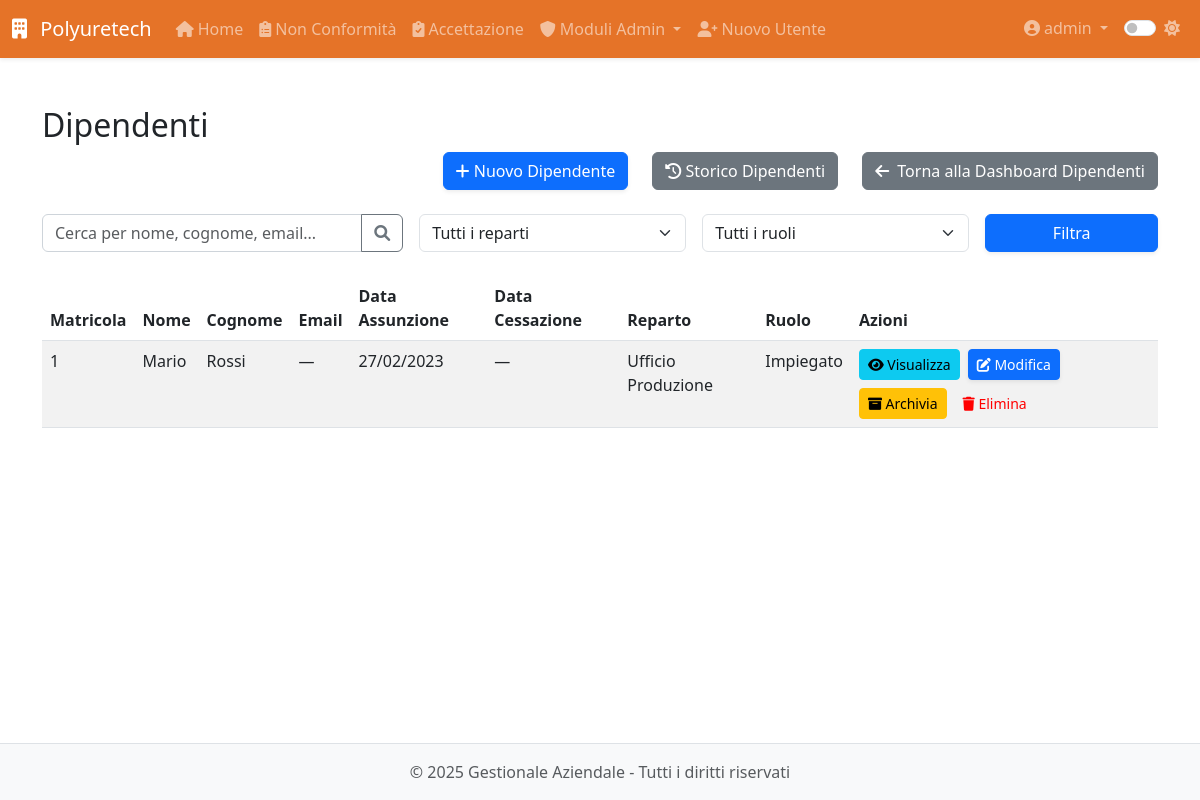
The page /modulo8/modulo8/dipendenti (signed in) on the database as committed earlier.
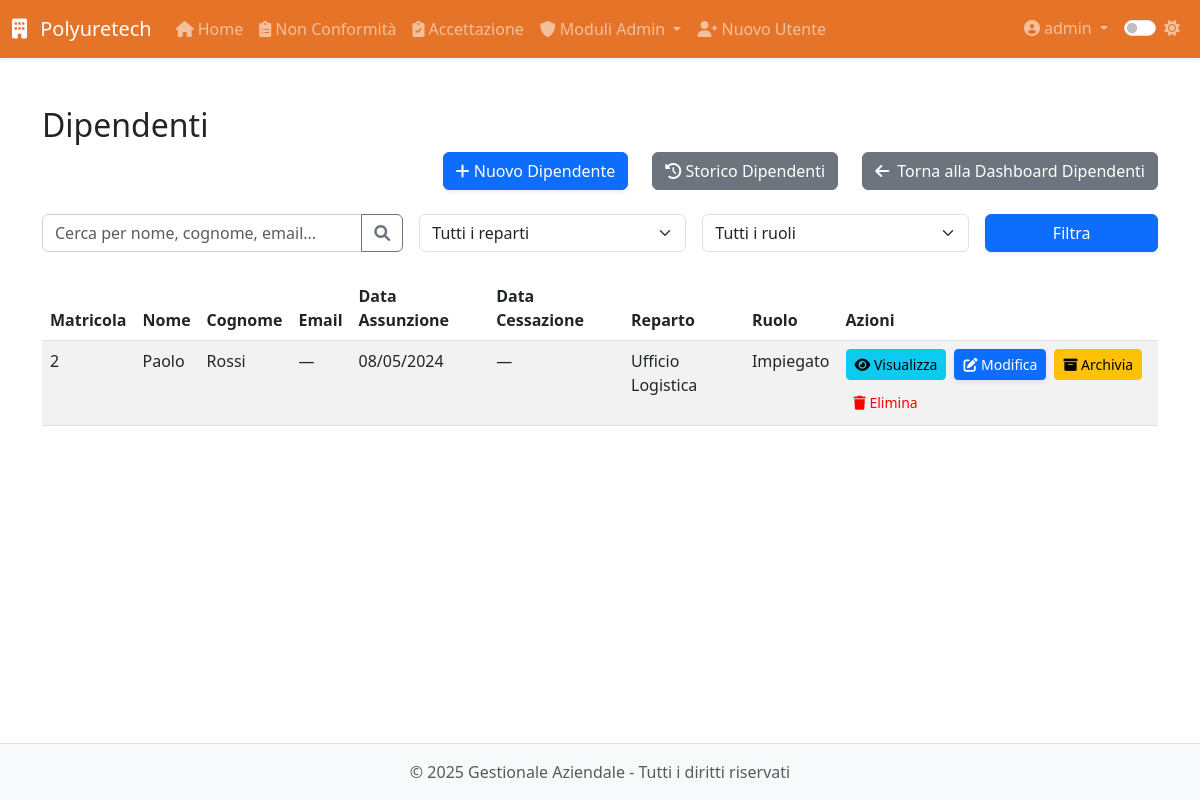
The same page on the database as committed later.
### app/models.py (models this page shows, shortened)
class User(UserMixin, db.Model):
    __tablename__ = 'users'
    id = db.Column(db.Integer, primary_key=True)
    username = db.Column(db.String(64), unique=True, nullable=False, index=True)
    email = db.Column(db.String(120))
    password_hash = db.Column(db.String(128), nullable=False)
    role = db.Column(db.String(20), default='operatore')  # 'operatore' o 'admin'
    created_at = db.Column(db.DateTime, default=datetime.utcnow)
    last_login = db.Column(db.DateTime)
    is_active = db.Column(db.Boolean, default=True)
    modulo1_entries = db.relationship('Modulo1Entry',
                               backref='author',
                               lazy='dynamic',
                               foreign_keys='Modulo1Entry.user_id')
    modulo5_entries = db.relationship('Modulo5Entry',
                               backref='author',
                               lazy='dynamic',
                               foreign_keys='Modulo5Entry.user_id')
    def is_admin(self):
        return self.role == 'admin'

class Dipendente(db.Model):
    __tablename__ = 'dipendente'
    id = db.Column(db.Integer, primary_key=True)
    nome = db.Column(db.String(100), nullable=False)
    cognome = db.Column(db.String(100), nullable=False)
    data_nascita = db.Column(db.Date, nullable=False)
    luogo_nascita = db.Column(db.String(100), nullable=False)
    provincia_nascita = db.Column(db.String(2), nullable=False)
    codice_fiscale = db.Column(db.String(16))
    email = db.Column(db.String(120))
    telefono = db.Column(db.String(20))
    matricola = db.Column(db.String(20), unique=True)
    reparto = db.Column(db.String(100))
    ruolo = db.Column(db.String(100))
    data_assunzione_somministrazione = db.Column(db.Date)
    agenzia_somministrazione = db.Column(db.String(100))
    data_assunzione_indeterminato = db.Column(db.Date)
    legge_104 = db.Column(db.Boolean, default=False)
    donatore_avis = db.Column(db.Boolean, default=False)
    indirizzo_residenza = db.Column(db.String(200))
    citta_residenza = db.Column(db.String(100))
    provincia_residenza = db.Column(db.String(2))
    cap_residenza = db.Column(db.String(5))
    data_cessazione = db.Column(db.Date)
    note = db.Column(db.Text)
    archiviato = db.Column(db.Boolean, default=False)
    created_by_id = db.Column(db.Integer, db.ForeignKey('users.id'))
    created_by = db.relationship('User', backref='dipendenti_creati')
    competenze = db.relationship('Competenza',
                               secondary='dipendente_competenza',
                               backref=db.backref('dipendenti', lazy='dynamic'))
    competenze_associate = db.relationship('DipendenteCompetenza',
                                         back_populates='dipendente',
                                         overlaps="competenze,dipendenti")
    vestiario = db.relationship('Inventory',
                              secondary='prelievi_vestiario',
                              backref='dipendenti')
    performance = db.relationship('Performance', back_populates='dipendente', cascade='all, delete-orphan')
    partecipazioni_corsi = db.relationship('PartecipazioneCorso', backref='dipendente', lazy=True)
    corsi_sicurezza = db.relationship('CorsoSicurezza', secondary='dipendente_corso_sicurezza',
                                    backref=db.backref('dipendenti', lazy=True))
    @property
    def data_cessazione_date(self):
        return self.data_cessazione.date() if self.data_cessazione else None

### app/routes/modulo8.py (the view, shortened to what this page needs)
@modulo8.route('/modulo8/dipendenti')
@login_required
@admin_required
def dipendenti():
    search = request.args.get('search', '')
    reparto = request.args.get('reparto', '')
    ruolo = request.args.get('ruolo', '')
    query = Dipendente.query.filter_by(archiviato=False)
    if reparto:
        query = query.filter(Dipendente.reparto == reparto)
    if ruolo:
        query = query.filter(Dipendente.ruolo == ruolo)
    dipendenti = query.order_by(Dipendente.nome).all()
    reparti = db.session.query(Dipendente.reparto).distinct().filter(Dipendente.reparto.isnot(None)).all()
    reparti = [r[0] for r in reparti]
    ruoli = db.session.query(Dipendente.ruolo).distinct().filter(Dipendente.ruolo.isnot(None)).all()
    ruoli = [r[0] for r in ruoli]
    now = datetime.utcnow()
    return render_template(
        'modulo8/dipendenti.html',
        dipendenti=dipendenti,
        now=now,
        reparti=reparti,
        ruoli=ruoli
    )

### app/models.py (called while the page is built)
@login_manager.user_loader
def load_user(id):
    return User.query.get(int(id))

### app/utils.py (called while the page is built)
def admin_required(f):
    @wraps(f)
    def decorated_function(*args, **kwargs):
        if not current_user.is_authenticated or not current_user.is_admin():
            abort(403)  # Accesso negato
        return f(*args, **kwargs)
    return decorated_function

### app/templates/modulo8/dipendenti.html (shortened to what this page needs)
{% extends 'base.html' %}
{% block content %}
<div class="module-view">
  <h2>Dipendenti</h2>
  <div class="d-flex justify-content-end gap-4 mb-4">
    <a href="{{ url_for('modulo8.nuovo_dipendente') }}" class="btn btn-primary">
      <i class="fas fa-plus"></i> Nuovo Dipendente
    </a>
    <a href="{{ url_for('modulo8.storico_dipendenti') }}" class="btn btn-secondary">
      <i class="fas fa-history"></i> Storico Dipendenti
    </a>
    <a href="{{ url_for('modulo8.dashboard') }}" class="btn btn-secondary">
      <i class="fas fa-arrow-left me-1"></i> Torna alla Dashboard Dipendenti
  </a>
  </div>
  <div class="search-container mb-4">
    <form action="{{ url_for('modulo8.dipendenti') }}" method="GET" class="row g-3">
      <div class="col-md-4">
        <div class="input-group">
          <input type="text" class="form-control" name="search" placeholder="Cerca per nome, cognome, email..." value="{{ request.args.get('search', '') }}">
          <button class="btn btn-outline-secondary" type="submit">
            <i class="fas fa-search"></i>
          </button>
        </div>
      </div>
      <div class="col-md-3">
        <select class="form-select" name="reparto">
          <option value="">Tutti i reparti</option>
        </select>
      </div>
      <div class="col-md-3">
        <select class="form-select" name="ruolo">
          <option value="">Tutti i ruoli</option>
        </select>
      </div>
      <div class="col-md-2">
        <button type="submit" class="btn btn-primary w-100">Filtra</button>
      </div>
    </form>
  </div>
  <table class="table table-striped">
    <thead>
      <tr>
        <th>Matricola</th>
        <th>Nome</th>
        <th>Cognome</th>
        <th>Email</th>
        <th>Data Assunzione</th>
        <th>Data Cessazione</th>
        <th>Reparto</th>
        <th>Ruolo</th>
        <th>Azioni</th>
      </tr>
    </thead>
    <tbody>
      {% for dip in dipendenti %}
      <tr>
        <td>{{ dip.matricola or '—' }}</td>
        <td>{{ dip.nome }}</td>
        <td>{{ dip.cognome }}</td>
        <td>{{ dip.email or '—' }}</td>
        <td>
          {% if dip.data_assunzione_indeterminato %}
            {{ dip.data_assunzione_indeterminato.strftime('%d/%m/%Y') }}
          {% elif dip.data_assunzione_somministrazione %}
            {{ dip.data_assunzione_somministrazione.strftime('%d/%m/%Y') }}
          {% else %}
            —
          {% endif %}
        </td>
        <td>{{ dip.data_cessazione_date.strftime('%d-%m-%Y') if dip.data_cessazione_date else '—' }}</td>
        <td>{{ dip.reparto or '—' }}</td>
        <td>{{ dip.ruolo or '—' }}</td>
        <td>
          <div class="d-flex gap-2 flex-wrap">
            <a href="{{ url_for('modulo8.profilo_dipendente', id=dip.id) }}" class="btn btn-sm btn-info">
              <i class="fas fa-eye"></i> Visualizza
            </a>
            <a href="{{ url_for('modulo8.modifica_dipendente_step', id=dip.id) }}" class="btn btn-sm btn-primary">
              <i class="fas fa-edit"></i> Modifica
            </a>
            <button type="button" class="btn btn-sm btn-warning" data-bs-toggle="modal" data-bs-target="#archiveModal{{ dip.id }}">
              <i class="fas fa-archive"></i> Archivia
            </button>
            <button type="button" class="btn btn-sm btn-danger" data-bs-toggle="modal" data-bs-target="#deleteModal{{ dip.id }}">
              <i class="fas fa-trash"></i> Elimina
            </button>
          </div>
        </td>
      </tr>
      {% endfor %}
    </tbody>
  </table>
</div>
{% endblock %}

### app/templates/base.html (shortened to what this page needs)
<!DOCTYPE html>
<html lang="it">
<head>
    <link href="https://cdn.jsdelivr.net/npm/bootstrap@5.3.0-alpha1/dist/css/bootstrap.min.css" rel="stylesheet">
    <link rel="stylesheet" href="https://cdnjs.cloudflare.com/ajax/libs/font-awesome/6.0.0/css/all.min.css">
    <link id="theme-style" rel="stylesheet" href="{{ url_for('static', filename='css/theme-' + theme + '.css') }}">
    <link rel="stylesheet" href="{{ url_for('static', filename='css/style.css') }}">
    <link rel="stylesheet" href="{{ url_for('static', filename='css/modulo8.css') }}">
</head>
<body>
    <header class="navbar navbar-expand-lg navbar-dark bg-primary sticky-top shadow-sm">
        <div class="container-fluid">
            <a class="navbar-brand" href="{{ url_for('dashboard.index') }}">
                <i class="fas fa-building me-2"></i> Polyuretech
            </a>
            <div class="collapse navbar-collapse" id="navbarMain">
                {% if current_user.is_authenticated %}
                <ul class="navbar-nav me-auto">
                    <li class="nav-item">
                        <a class="nav-link" href="{{ url_for('dashboard.index') }}">
                            <i class="fas fa-home me-1"></i>Home
                        </a>
                    </li>
                    <li class="nav-item">
                        <a class="nav-link" href="{{ url_for('modulo1.index') }}">
                            <i class="fas fa-clipboard-list me-1"></i>Non Conformità
                        </a>
                    </li>
                    <li class="nav-item">
                        <a class="nav-link" href="{{ url_for('modulo5.index') }}">
                            <i class="fas fa-clipboard-check me-1"></i>Accettazione
                        </a>
                    </li>
                    {% if current_user.is_admin() %}
                    <li class="nav-item dropdown">
                        <a class="nav-link dropdown-toggle" href="#" id="adminModulesDropdown" data-bs-toggle="dropdown">
                            <i class="fas fa-shield-alt me-1"></i>Moduli Admin
                        </a>
                    </li>
                    <li class="nav-item">
                        <a class="nav-link" href="{{ url_for('auth.register') }}">
                            <i class="fas fa-user-plus me-1"></i>Nuovo Utente
                        </a>
                    </li>
                    {% endif %}
                </ul>
                <ul class="navbar-nav ms-auto">
                    <li class="nav-item dropdown">
                        <a class="nav-link dropdown-toggle" href="#" id="userDropdown" data-bs-toggle="dropdown">
                            <i class="fas fa-user-circle me-1"></i>{{ current_user.username }}
                        </a>
                    </li>
                    <li class="nav-item">
                        <div class="nav-link">
                            <div class="form-check form-switch">
                                <input class="form-check-input" type="checkbox" id="darkModeToggle" {% if theme == 'dark' %}checked{% endif %}>
                                <label class="form-check-label" for="darkModeToggle">
                                    <i id="theme-icon" class="fas {% if theme == 'dark' %}fa-moon{% else %}fa-sun{% endif %}"></i>
                                </label>
                            </div>
                        </div>
                    </li>
                </ul>
                {% endif %}
            </div>
        </div>
    </header>
    <main class="container py-4">
        {% block content %}{% endblock %}
    </main>
    <footer class="footer mt-auto py-3 bg-light">
        <div class="container text-center">
            <span class="text-muted">&copy; {{ current_year }} {{ app_name }} - Tutti i diritti riservati</span>
        </div>
    </footer>
</body>
</html>

### app/static/css/theme-light.css (style rules this page uses)
:root { --primary-color: #e05a00d7; --secondary-color: #6c757d; --bg-color: #ffffff; --text-color: #212529; --border-color: #dee2e6; --hover-bg: #f8f9fa; --card-bg: #ffffff; --card-border: #e9ecef; --input-bg: #ffffff; --input-border: #ced4da; --footer-bg: #f8f9fa; --footer-text: #6c757d; --bs-primary-rgb: 0, 0, 0; --bs-success-rgb: 1, 150, 20; --bs-info-rgb: 0, 0, 255; --bs-purple-rgb: 128, 0, 128; --bs-orange-rgb: 255, 165, 0; --bs-teal-rgb: 180, 180, 180; --bs-warning-rgb: 255, 255, 0; --bs-danger-rgb: 255, 0, 0; --bs-btn-bg: #ffffff; }
body { background-color: var(--bg-color); color: var(--text-color); transition: all 0.3s ease; }
.navbar-dark { background-color: var(--primary-color) !important; }
.form-control { background-color: var(--input-bg); border-color: var(--input-border); color: var(--text-color); }
.footer { background-color: var(--footer-bg) !important; color: var(--footer-text); border-top: 1px solid var(--border-color); }
.table { color: var(--text-color); }
.table-striped tbody tr:nth-of-type(odd) { background-color: rgba(0, 0, 0, 0.05); }
.btn-danger { background-color: var(--bs-danger-rgb); color: #ff0000; border: none; }

### app/static/css/style.css (style rules this page uses)
body { display: flex; flex-direction: column; min-height: 100vh; }
main { flex: 1; }
.btn-primary { box-shadow: 0 .125rem .25rem rgba(0,0,0,.075); }

Rows that differ between the two databases and show on the page:
no longer on this page (row edited): Dipendente: matricola "1", nome "Mario", cognome "Rossi", email "—", data_assunzione_indeterminato "27/02/2023", data_cessazione_date "—", reparto "Ufficio Produzione", ruolo "Impiegato"
added Dipendente: matricola "2", nome "Paolo", cognome "Rossi", email "—", data_assunzione_somministrazione "08/05/2024", data_cessazione_date "—", reparto "Ufficio Logistica", ruolo "Impiegato"
